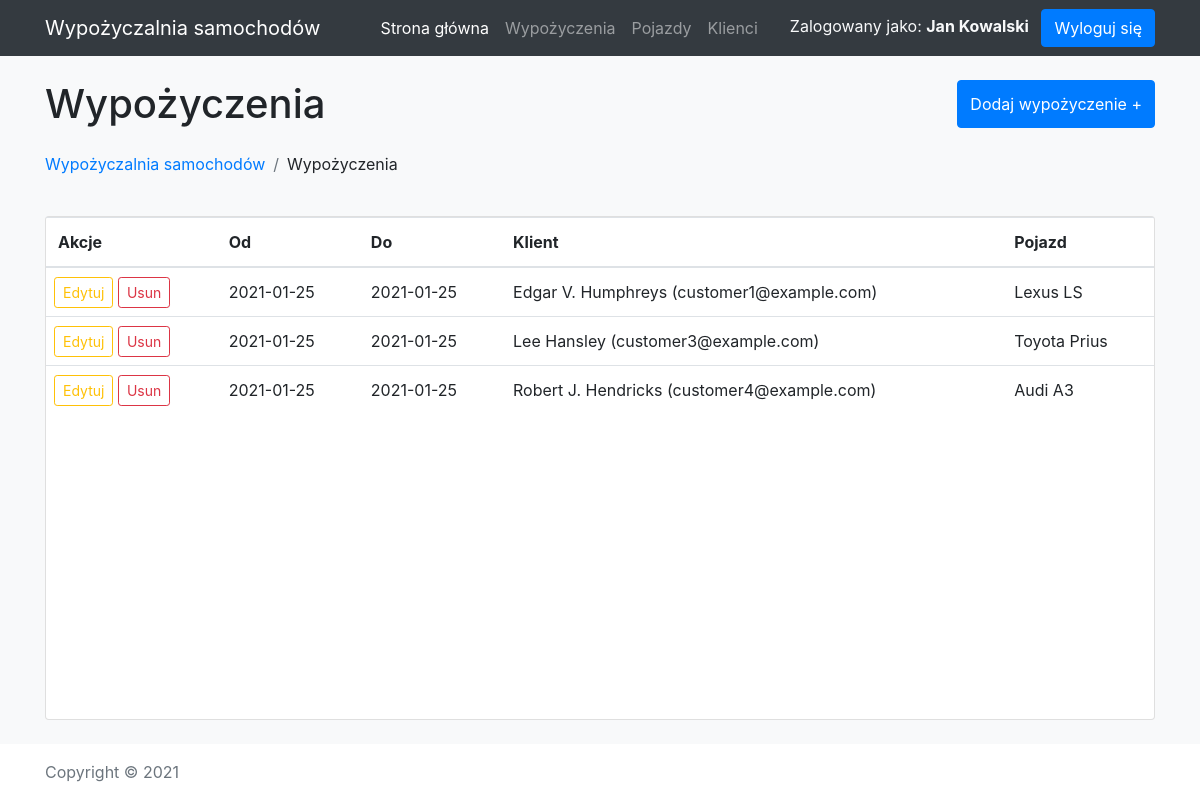
Page /rentals.php (signed in) on the committed database.
### tables this page shows
CREATE TABLE rentals (
    id INT NOT NULL AUTO_INCREMENT PRIMARY KEY,
    fromDate DATE,
    toDate DATE,
    customerId INT,
    vehicleId INT
);

### rentals.php (called while the page is built, shortened)
<?php
require_once('./common/bootstrap.php');
require_once('templates/header.php');
printHeader([
    'title' => 'Wypożyczenia',
    'action' => [
        'link' => 'add-rental.php',
        'label' => 'Dodaj wypożyczenie +',
    ],
    'breadcrumbs' => [
        [
            'label' => 'Wypożyczalnia samochodów',
            'link' => '.'
        ],
        [
            'label' => 'Wypożyczenia',
        ],
    ],
]);
$sql = "SELECT r.id, r.fromDate, r.toDate, CONCAT(c.firstName, ' ', c.lastName, ' (', c.email, ')') as customer, CONCAT(v.manufacturer, ' ', v.model) AS vehicle"
    ." FROM rentals AS r"
    ." INNER JOIN customers AS c ON c.id=r.customerId"
    ." INNER JOIN vehicles AS v ON v.id=r.vehicleId";
$result = $dbConnection->query($sql);
$rows = $result->fetch_all(MYSQLI_ASSOC);
$columnDefs = [
    [
        'columnKey' => 'fromDate',
        'columnDisplayName' => 'Od',
    ],
    [
        'columnKey' => 'toDate',
        'columnDisplayName' => 'Do',
    ],
    [
        'columnKey' => 'customer',
        'columnDisplayName' => 'Klient',
    ],
    [
        'columnKey' => 'vehicle',
        'columnDisplayName' => 'Pojazd',
    ],
];
printTable(null, true,  $columnDefs, $rows);
require_once('templates/footer.php');

### functions/templateComponents.php (the view, shortened to what this page needs)
<?php
function printHeader($params) { ?>
    <div class="mb-3">
        <div class="d-flex mb-4">
            <h1 class="mb-0"><?= $params['title'] ?></h1>
            <?php if (isset($params['action'])): ?>
                <a href="<?=$params['action']['link']?>" class="btn btn-primary ml-auto d-flex align-items-center"><?=$params['action']['label']?></a>
            <?php endif ?>
        </div>
        <nav class="d-block mb-4">
            <ol class="breadcrumb bg-transparent m-0 p-0">
                <?php if (isset($params['breadcrumbs'])) foreach($params['breadcrumbs'] as $breadcrumb): ?>
                    <li class="breadcrumb-item">
                        <?php if (isset($breadcrumb['link'])): ?>
                            <a href="<?= $breadcrumb['link'] ?>"><?= $breadcrumb['label'] ?></a>
                        <?php else: ?>
                            <?= $breadcrumb['label'] ?>
                        <?php endif ?>
                    </li>
                <?php endforeach ?>
            </ol>
        </nav>
    </div>
<?php }
function printTable($addEditLink, $withActions, $columnDefs, $rows) { ?>
    <div class="card h-100 d-flex flex-grow-1">
        <div class="table-responsive h-100">
            <table class="table m-0">
                <thead>
                    <tr>
                        <?php if($withActions): ?>
                            <th class="w-01 align-top">
                                Akcje
                            </th>
                        <?php endif ?>
                        <?php foreach($columnDefs as $column): ?>
                            <th><?=$column['columnDisplayName']?></th>
                        <?php endforeach ?>
                    </tr>
                </thead>
                <tbody>
                    <?php foreach($rows as $row): ?>
                        <tr>
                            <?php if($withActions): ?>
                                <td class="align-middle p-0 m-0">
                                    <div class="d-flex p-2">
                                        <a href="<?=$addEditLink?>?id=<?=$row['id']?>" class="btn btn-sm btn-outline-warning">Edytuj</a>
                                        <form action="" method="POST" class="d-inline">
                                            <button type="submit" class="btn btn-sm btn-outline-danger" name="DELETE_ROW" value="DELETE_ROW">Usun</button>
                                        </form>
                                    </div>
                                </td>
                            <?php endif ?>
                            <?php foreach($columnDefs as $column): ?>
                                <td>
                                    <?php
                                        if (isset($column['valueFormatter'])) {
                                            $value = $row[$column['columnKey']];
                                            echo $column['valueFormatter']($value);
                                        } else {
                                            echo $row[$column['columnKey']];
                                        }
                                    ?>
                                </td>
                            <?php endforeach ?>
                        </tr>
                    <?php endforeach ?>
                </tbody>
            </table>
        </div>
    </div>
<?php }

### style.css (style rules this page uses)
th, td { white-space: nowrap; }

### rows in the picture
rentals: fromDate "2021-01-25", toDate "2021-01-25", columnKey "Edgar V. Humphreys (customer1@example.com)", columnKey "Lexus LS"
rentals: fromDate "2021-01-25", toDate "2021-01-25", columnKey "Lee Hansley (customer3@example.com)", columnKey "Toyota Prius"
rentals: fromDate "2021-01-25", toDate "2021-01-25", columnKey "Robert J. Hendricks (customer4@example.com)", columnKey "Audi A3"

### other values in the picture
$_SESSION['loggedUser']['firstName'] "Jan"
$_SESSION['loggedUser']['lastName'] "Kowalski"
$params['title'] "Wypożyczenia"
$params['action']['label'] "Dodaj wypożyczenie +"
$breadcrumb['label'] "Wypożyczalnia samochodów"
$breadcrumb['label'] "Wypożyczenia"
$column['columnDisplayName'] "Od"
$column['columnDisplayName'] "Do"
$column['columnDisplayName'] "Klient"
$column['columnDisplayName'] "Pojazd"
